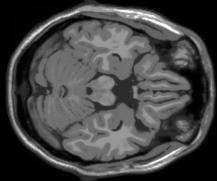
%> input picture HW3/slice_51.png, 217 x 181 px; its folder holds 4 pictures in this run
$ octave main.m   (GNU Octave 9; MATLAB toolbox functions it lacks are replaced by stand-ins)
%> lines starting %> are read from the running program, lines starting %| are printed output that depends on the picture
### HW3/get_slice.m
function image = get_slice(slice_number)
%> called with slice_number = 51
%GET_SLICE Summary of this function goes here
%   Detailed explanation goes here
    brain_slice = imread(sprintf('slice_%d.png', slice_number));
%> brain_slice is the input picture: size 181x217 uint8; min 0, max 255, mean 68.6
    brain_slice = padarray(brain_slice, [19, 0], 0, 'pre');
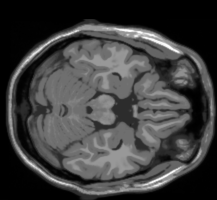
%> brain_slice: size 200x217 uint8; min 0, max 255, mean 62.1
    brain_slice = padarray(brain_slice, [18, 0], 0, 'post');
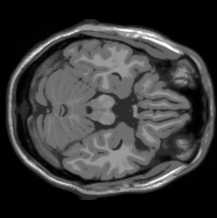
%> brain_slice: size 218x217 uint8; min 0, max 255, mean 57
    brain_slice = padarray(brain_slice, [0, 1], 0, 'pre');
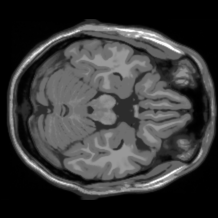
%> brain_slice: size 218x218 uint8; min 0, max 255, mean 56.7
    brain_slice = double(brain_slice*1.0)/255;
%> brain_slice: size 218x218 double
    image = brain_slice;
end

### HW3/reconstruct_single_slice.m
function brain_slice_recon = reconstruct_single_slice(...
    sparse_tranform, sparse_tranform_inv, image_size, random_angles, ...
    projections)
%RECONSTRUCT_SINGLE_SLICE Summary of this function goes here
%   Detailed explanation goes here
    projection_size = size(projections, 1);

    A = forward_simple(sparse_tranform_inv, image_size, random_angles, ...
        projection_size);
    At = forward_simple_t(sparse_tranform, image_size, random_angles, ...
        projection_size);
    m = numel(projections);
    n = image_size^2;
    y = projections(:);
    lambda = 0.1;
    rel_tol = 1e-6;
    quiet = true;

    [sparse_vector, status] = l1_ls(A, At, m, n, y, lambda, rel_tol, quiet);
    status = status
    sparse_vector = reshape(sparse_vector, image_size, image_size);
    brain_slice_recon = sparse_tranform_inv(sparse_vector);
end

### HW3/main.m
clc;
clear;
addpath(genpath('l1_ls_matlab'));

%% (a) Loading image and taking radon transform

num_angles = 18;
image_size = 218;
brain_slice = get_slice(51);
random_angles = randsample(180, num_angles) - 1;
projections = radon(brain_slice, random_angles);

%% (a) Filtered Back-projection

brain_slice_recon_iradon = iradon(projections, random_angles, ...
    'linear', 'Ram-Lak', 1, image_size);
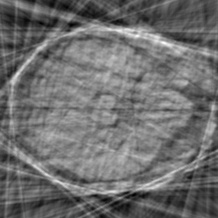
%> brain_slice_recon_iradon: size 218x218 double; min -0.661, max 1.36, mean 0.215; drawn with min black and max white

rrmse = sqrt(sum((brain_slice - brain_slice_recon_iradon).^2, 'all')) / ...
    sqrt(sum((brain_slice).^2, 'all'))
%> rrmse = 0.544

figure
subplot(1, 2, 1)
imshow(brain_slice)
title("Orig. 1")
subplot(1, 2, 2)
imshow(brain_slice_recon_iradon)
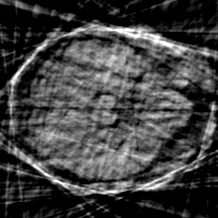
%> displayed picture: size 218x218, on the screen's scale of 0 to 255; min 0, max 255, mean 64.8
title("Recon. 1 (FBP)")

%% (b) Using non-coupled compressive sensing - 2D DCT basis

brain_slice_recon = reconstruct_single_slice(@dct2, @idct2, image_size, ...
    random_angles, projections);
%> in reconstruct_single_slice, `y = projections(:);`: y = 5634 values, max 82.29 at index 2057, min 0 at index 1, mean 33.77
%> the run ends on the next line
